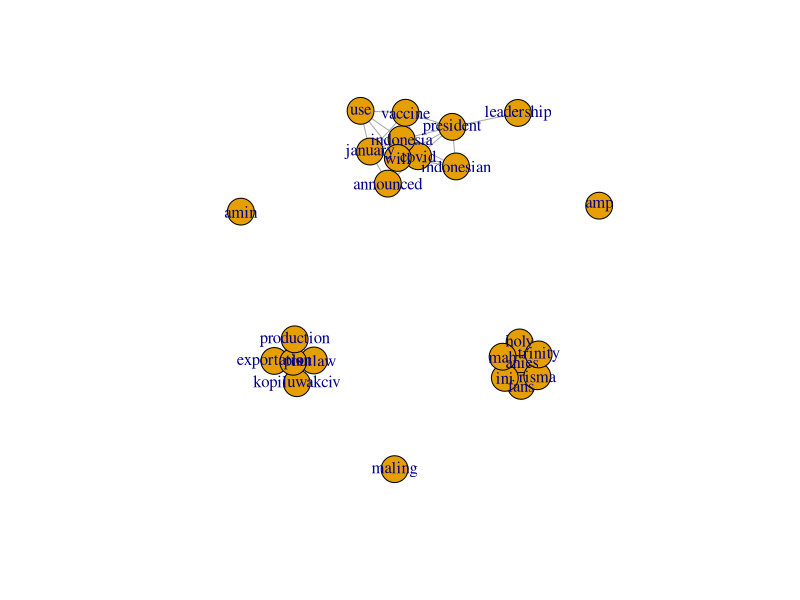
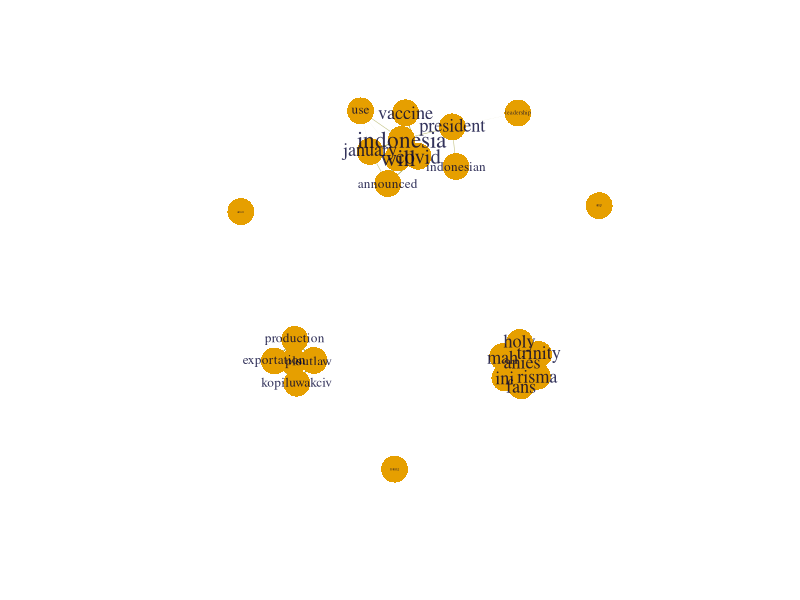

These charts were generated, in order, by the following R code:
library(tm)
library(igraph)

twitter_data = read.csv(
    file = "results_jokowi_en.csv",
    header = TRUE,
    sep = ",",
    encoding = "UTF-8",
    stringsAsFactors = FALSE
)
# twitter_data$text = paste(substr(twitter_data$text, 2, nchar(twitter_data$text))) # We may need to remove the first charactore 'b' from the string.

twitter_data = twitter_data[350:490,]

text = twitter_data$text
text_clean = gsub("(RT|via)((?:\\b\\W*@\\w+)+)", "", text)
text_clean = gsub("@\\w+", "", text_clean)
text_clean = gsub("[[:punct:]]", "", text_clean)
text_clean = gsub("[[:digit:]]", "", text_clean)
text_clean = gsub("http\\w+", "", text_clean)

text_corpus = Corpus(VectorSource(text_clean))
text_corpus = tm_map(text_corpus, tolower)
text_corpus = tm_map(text_corpus, removeWords, c(stopwords("english"), "jokowi"))
# text_corpus = tm_map(text_corpus, stripWhitespace)
# text_corpus = tm_map(text_corpus, PlainTextDocument)

tdm = TermDocumentMatrix(text_corpus)
m = as.matrix(tdm)

# remove sparse terms (word frequency > 90% percentile)
wf = rowSums(m)
m1 = m[wf > quantile(wf, probs = 0.9),]

# remove columns with all zeros
m1 = m1[, colSums(m1) != 0]

# for convenience, every matrix entry must be binary (0 or 1)
m1[m1 > 1] = 1

# change it to a Boolean matrix
#m[m>=1] <- 1
# transform into a term-term adjacency matrix
termMatrix = m1 %*% t(m1)

library(igraph)
# build a graph from the above matrix
g <- graph.adjacency(termMatrix, weighted = T, mode = "undirected")
# remove loops
g <- simplify(g)
# set labels and degrees of vertices
V(g)$label <- V(g)$name
V(g)$degree <- degree(g)

# plot a graph
set.seed(3535)
layout1 <- layout.fruchterman.reingold(g)
plot(g, layout = layout1)

V(g)$label.cex <- 1.2 * V(g)$degree / max(V(g)$degree) + 0.2
V(g)$label.color <- rgb(0.0, 0.0, 0.2, 0.8)
V(g)$frame.color <- NA
egam <- (log(E(g)$weight) + 0.3) / max(log(E(g)$weight) + 0.3)
E(g)$color <- rgb(0.5, 0.5, 0.0, egam)
E(g)$width <- egam
# plot the graph in layout1
plot(g, layout = layout1)
